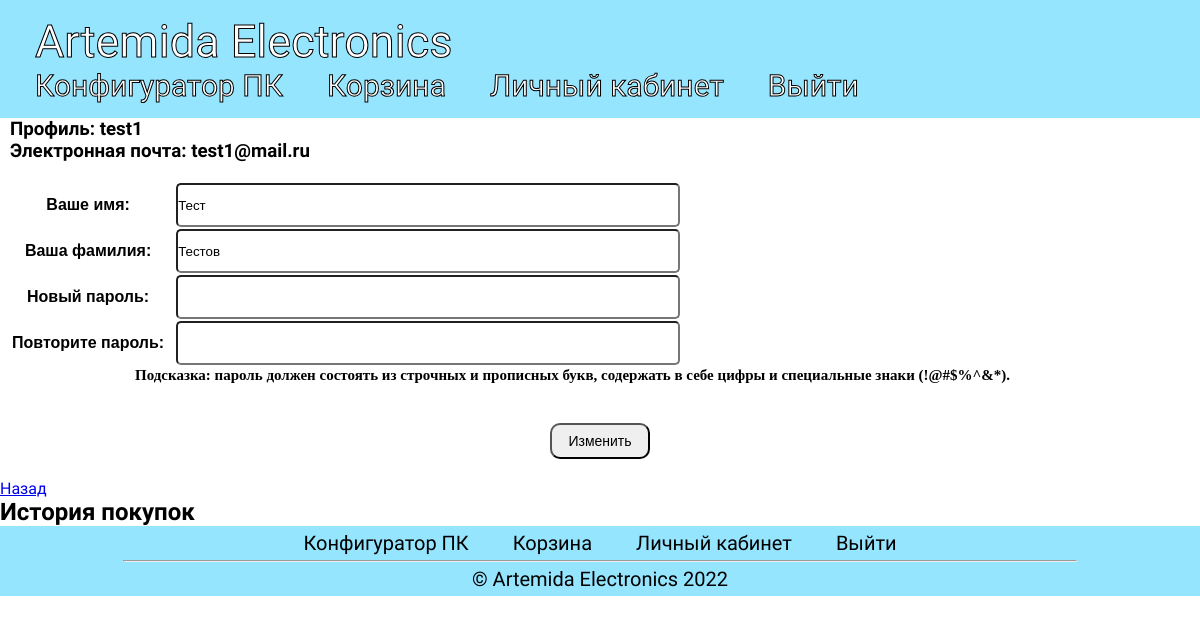
The app's page /profile/5/ (signed in), older data.
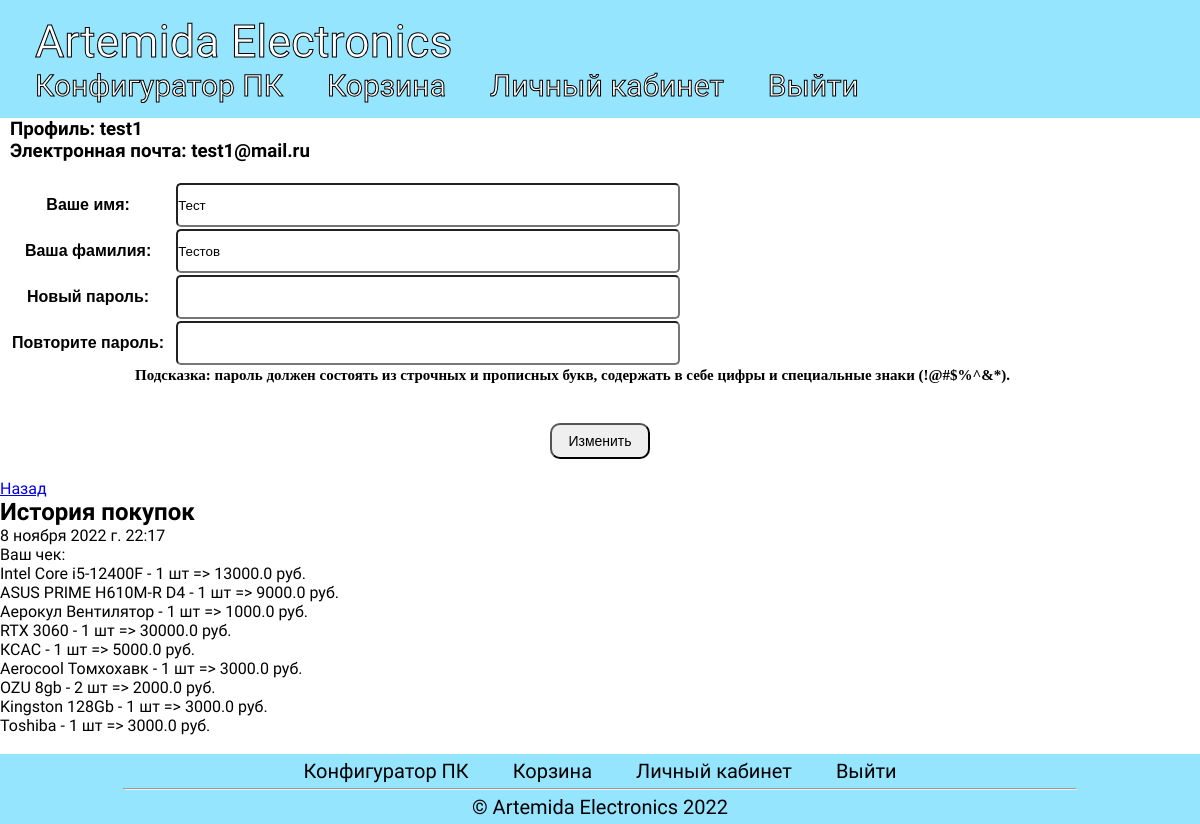
The same page, newer data.
### mainapp/models.py (models this page shows, shortened)
class History(models.Model):
    buyer = models.ForeignKey(User, on_delete=models.CASCADE, verbose_name='Покупатель', null=False)
    date = models.DateTimeField(auto_now_add=True, null=False)
    content = models.TextField(verbose_name="Чек", help_text="Введите содержимое чека")
    objects = models.Manager()

### mainapp/views.py (the view)
# urls.py: path('profile/<int:id>/', views.profile, name='profile'),
def profile(request, id): #профиль пользователя
    if request.user.is_authenticated:
        user = User.objects.get(id=id)
        if user == request.user:
            history = History.objects.filter(buyer = user)
            if request.method == 'POST':
                form = Change_profile(request.POST)
                if form.is_valid():
                    first_name = request.POST.get('first_name')
                    last_name = request.POST.get('last_name')
                    user.first_name = first_name
                    user.last_name = last_name
                    password1 = request.POST.get('password1')
                    password2 = request.POST.get('password2')
                    if password1 != "" and password2 != "":
                        if password1 == password2:
                            user.set_password(password1)
                            user.save()
                        else:
                            error = 'Пароли не совпадают!'
                            return render(request, 'mainapp/profile.html', {'form': form, 'error': error, 'user1':user, 'history':history})
                    elif password1 != "" or password2 != "":
                        error = 'Пароли не совпадают!'
                        return render(request, 'mainapp/profile.html', {'form': form, 'error': error,  'user1': user, 'history':history})
                    else:
                        user.save()
                    message = 'Изменения успешно сохранены!'
                    return render(request, 'mainapp/profile.html', {'form':form, 'message':message, 'user1':user, 'history':history})
                else:
                    error = 'Вы ввели некорректные данные!'
                    return render(request, 'mainapp/profile.html', {'form':form, 'error':error, 'user1':user, 'history':history})
            else:
                form = Change_profile(initial={'first_name': user.first_name, 'last_name': user.last_name, 'history':history})
                return render(request, 'mainapp/profile.html', {'form':form, 'user1':user, 'history':history})
        else:
            return HttpResponseRedirect("/")
    else:
        return HttpResponseRedirect("/")

### mainapp/forms.py
class Change_profile(forms.Form):
    first_name = forms.CharField(label='Ваше имя', required=False)
    last_name = forms.CharField(label='Ваша фамилия', required=False)
    password1 = forms.RegexField(widget=forms.PasswordInput(), regex="(?=.*[0-9])(?=.*[!@#$%^&*])(?=.*[a-z])(?=.*[A-Z])[0-9a-zA-Z!@#$%^&*]{6,}", min_length=6, label='Новый пароль', required=False)
    password2 = forms.RegexField(widget=forms.PasswordInput(), regex="(?=.*[0-9])(?=.*[!@#$%^&*])(?=.*[a-z])(?=.*[A-Z])[0-9a-zA-Z!@#$%^&*]{6,}", min_length=6, label='Повторите пароль', required=False)

### templates/mainapp/profile.html (shortened to what this page needs)
{% extends 'mainapp/base.html' %}
{% block site_content %}
{% load static %}
<link href= '{% static "css/create.css" %}' rel="stylesheet">
<form method="post">
    <h3>Профиль: {{user1.username}}</h3>
    <h3>Электронная почта: {{user1.email}}</h3>
    <br>
    <div class="form-group">
        <table>
            {{ form }}
        </table>
    </div>
    <h6 style="color:#000000">Подсказка: пароль должен состоять из строчных и прописных букв, содержать в себе цифры и специальные знаки (!@#$%^&*).</h6>
    <br>
    <div class="col-md-10 mx-auto col-lg-1">
        <button class="w-100 btn btn-lg btn-primary" type="submit">Изменить</button>
        <ul class="nav nav-pills">
            <li class="nav-item"><a href="/" class="nav-link active" aria-current="page">Назад</a></li>
        </ul>
    </div>
</form>
<h2>История покупок</h2>
{% for purchase in history %}
    <p>{{purchase.date}}</p>
    <p>{{purchase.content|safe|linebreaks}}</p>
    <br>
{% endfor %}
{% endblock %}

### templates/mainapp/base.html (shortened to what this page needs)
<!DOCTYPE html>
{% load static %}
<html lang="en">
<head>
    <link href= "{% static 'css/base.css' %}" rel="stylesheet">
</head>
<body>
    <header class="header">
        <div>
            <a href="/" class="header__menu logo">Artemida Electronics</a>
        </div>
        <div class="header__right">
            <a href="/constructor" class="header__menu">Конфигуратор ПК</a>
            <a href="/cart" class="header__menu">Корзина</a>
            {% if user.is_authenticated %}
                <a href="/profile/{{user.id}}" class="header__menu">Личный кабинет</a>
                <a href="/logout" class="header__menu">Выйти</a>
            {% else %}
                <a href="/login" class="header__menu">Войти</a>
                <a href="/register" class="header__menu">Регистрация</a>
            {% endif %}
        </div>
    </header>
    {% block site_content %}{% endblock %}
    <footer class="footer">
        <div class="footer__top">
            <a href="/constructor" class="footer__menu">Конфигуратор ПК</a>
            <a href="/cart" class="footer__menu">Корзина</a>
            {% if user.is_authenticated %}
                <a href="/user/{{user.id}}" class="footer__menu">Личный кабинет</a>
                <a href="/logout" class="footer__menu">Выйти</a>
            {% else %}
                <a href="/login" class="footer__menu">Войти</a>
                <a href="/register" class="footer__menu">Регистрация</a>
            {% endif %}
        </div>
        <hr class="footer__hr">
        <div class="footer__bot">
            <a href="/" class="footer__menu">© Artemida Electronics 2022</a>
        </div>
    </footer>
</body>
</html>

### static/css/base.css (style rules this page uses)
* { margin: 0; padding: 0; }
body { font-family: 'Ubuntu', sans-serif; background-color: white; }
.header { display: flex; align-items: center; justify-content: space-between; width: auto; height: auto; flex-wrap: wrap; background-color: #96e5ff; padding: 15px; }
.footer { display: flex; align-items: center; justify-content: center; flex-direction: column; width: auto; height: auto; flex-wrap: wrap; background-color: #96e5ff; padding: 5px; }
.footer__hr { width: 80%; color: black; margin-top: 5px; margin-bottom: 5px; }
.footer__menu { margin: 20px; font-size: 20px; color: black; text-decoration: none; text-align: center; }
.header__menu { margin: 20px; font-size: 30px; color: white; text-decoration: none; text-align: center; -webkit-text-stroke: 1px black; }
.logo { font-size: 45px; }

### static/css/create.css (style rules this page uses)
table { text-indent:10px; font-family: Arial; color: #000000; }
button { border-radius: 10px; color: #000000; display:block; width:100px; text-align: center; font-family: Arial, Helvetica, sans-serif; font-size: 14px; padding: 8px 16px; margin: 20px auto; }
h6 { text-indent:135px; font-family: Verdana; font-size: 15px; color: #FF0000; }
h3 { text-indent:10px; }
.form-group input { width:500px;height: 40px;border-radius:5px; }

Row changes from the older to the newer data that the page shows:
added History: date "8 ноября 2022 г. 22:17", content "Ваш чек: Intel Core i5-12400F - 1 шт => 13000.0 руб. ASUS PRIME H610M-R D4 - 1 шт => 9000.0 руб. Аерокул Вентилятор - 1 шт => 1000.0 руб. RTX 3060 - 1 шт => 30000.0 руб. КСАС - 1 шт => 5000.0 руб. Aerocool Томхохавк - 1 шт => 3000.0 руб. OZU 8gb - 2 шт => 2000.0 руб. Kingston 128Gb - 1 шт => 3000.0 руб. Toshiba - 1 шт => 3000.0 руб."
